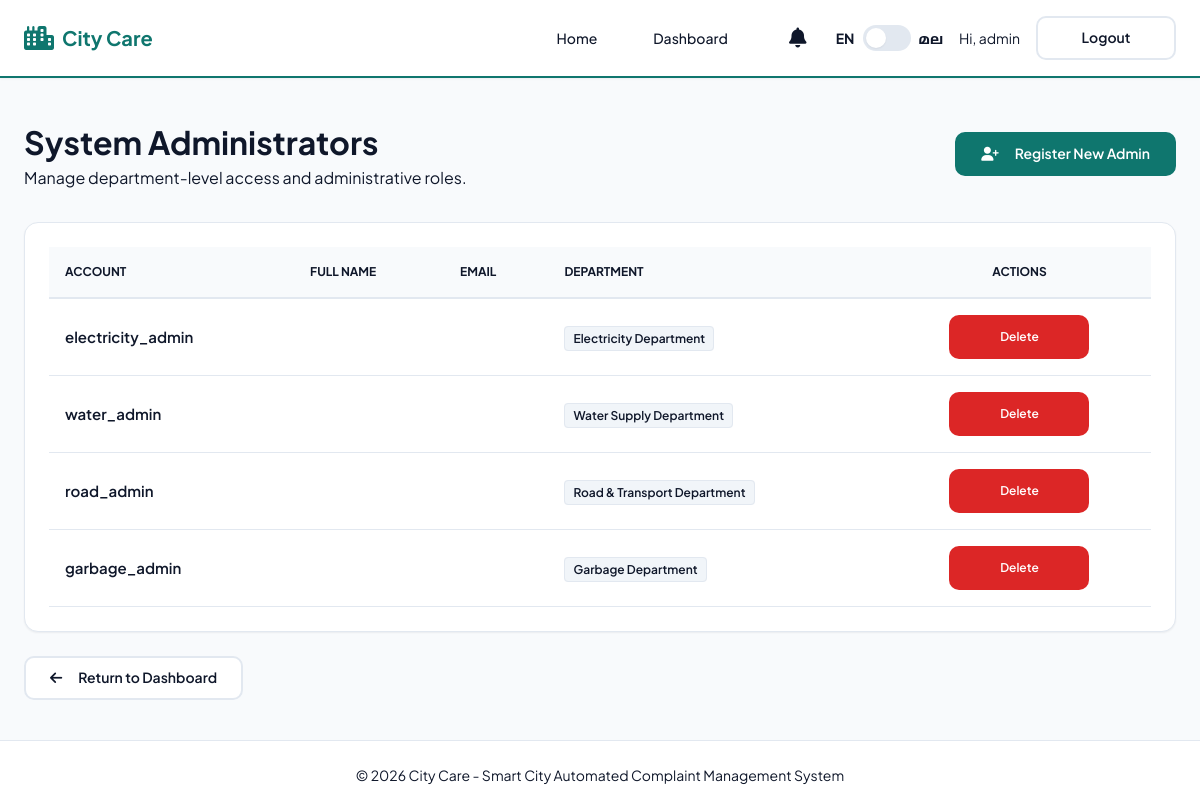
The page /dashboard/admins/ (signed in) on the database as committed earlier.
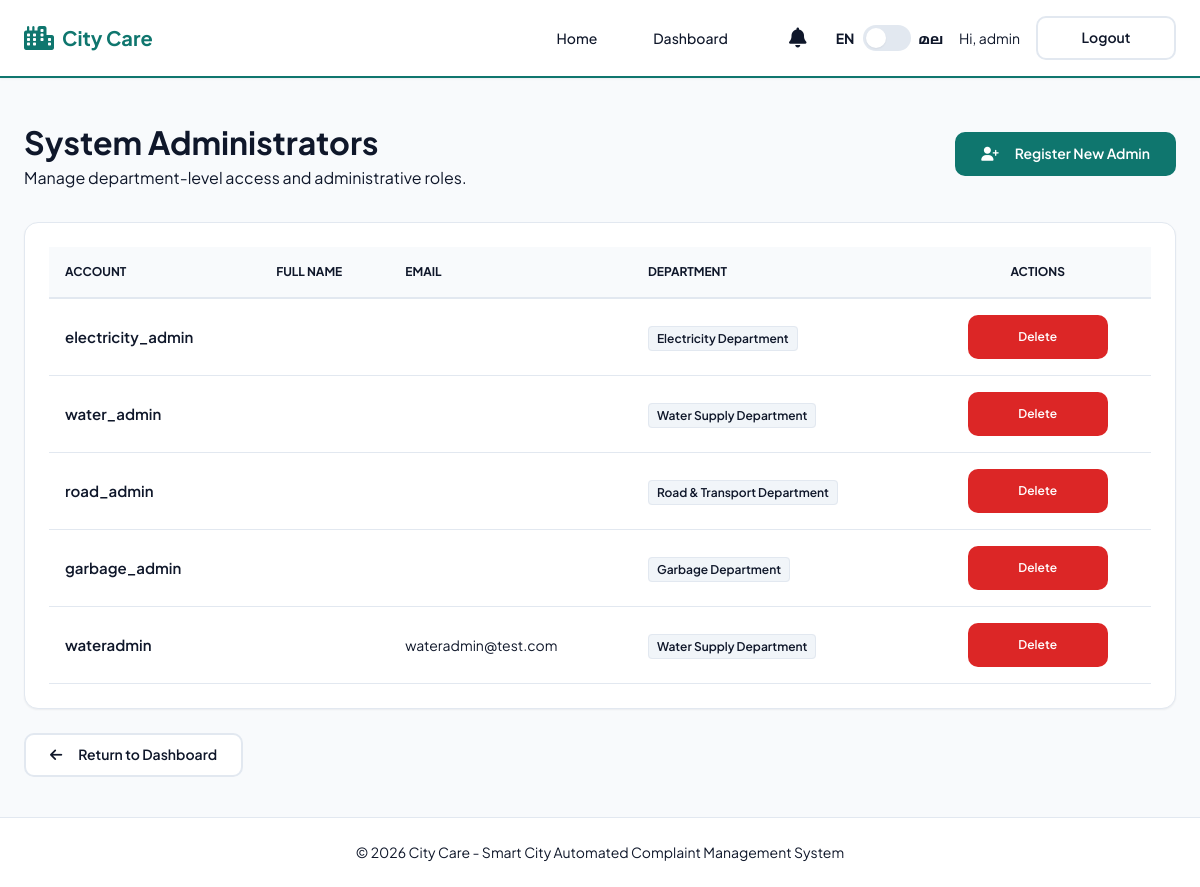
The same page on the database as committed later.
### accounts/models.py (models this page shows, shortened)
class User(AbstractUser):
    is_citizen = models.BooleanField(default=False)
    is_department_admin = models.BooleanField(default=False)
    phone_number = models.CharField(max_length=15, blank=True, null=True)
    department = models.ForeignKey('complaints.Department', on_delete=models.SET_NULL, null=True, blank=True)

### complaints/models.py (models this page shows, shortened)
class Department(models.Model):
    name = models.CharField(_("name"), max_length=100, unique=True)
    description = models.TextField(_("description"), blank=True)
    authority_name = models.CharField(_("authority name"), max_length=150, blank=True, null=True)
    authority_phone = models.CharField(_("authority phone"), max_length=15, blank=True, null=True)
    authority_email = models.EmailField(_("authority email"), blank=True, null=True)
    authority_designation = models.CharField(_("authority designation"), max_length=150, blank=True, null=True)
    higher_authority_name = models.CharField(_("higher authority name"), max_length=150, blank=True, null=True)
    higher_authority_phone = models.CharField(_("higher authority phone"), max_length=15, blank=True, null=True)
    higher_authority_email = models.EmailField(_("higher authority email"), blank=True, null=True)
    higher_authority_designation = models.CharField(_("higher authority designation"), max_length=150, blank=True, null=True)
    higher_authority_contact = models.TextField(_("higher authority contact"), help_text=_("Contact info for higher authority if complaint is overdue"), blank=True, null=True)

### dashboard/views.py (the view)
# urls.py: path('admins/', views.manage_admins, name='manage_admins'),
@superadmin_required
def manage_admins(request):
    admins = User.objects.filter(is_department_admin=True)
    return render(request, 'dashboard/manage_admins.html', {'admins': admins})

### complaints/context_processors.py (called while the page is built)
def notifications(request):
    if request.user.is_authenticated:
        unread_count = request.user.notifications.filter(is_read=False).count()
        recent_notifications = request.user.notifications.all()[:5]
        return {
            'unread_notifications_count': unread_count,
            'recent_notifications': recent_notifications,
            'is_staff_user': hasattr(request.user, 'departmentstaff')
        }
    return {}

### templates/dashboard/manage_admins.html (shortened to what this page needs)
{% extends 'base.html' %}
{% block content %}
<div class="flex-between mb-5">
    <div>
        <h1 style="font-size: 2rem; font-weight: 700;">System Administrators</h1>
        <p style="color: var(--text-muted);">Manage department-level access and administrative roles.</p>
    </div>
    <a href="{% url 'add_admin' %}" class="btn btn-primary">
        <i class="fa-solid fa-user-plus" style="margin-right: 0.5rem;"></i> Register New Admin
    </a>
</div>
<div class="card">
    <div style="overflow-x: auto;">
        <table style="width: 100%; border-collapse: collapse;">
            <thead style="background: #f8fafc; border-bottom: 2px solid var(--border-color);">
                <tr>
                    <th style="padding: 1rem; text-align: left; font-size: 0.75rem; font-weight: 700; text-transform: uppercase;">Account</th>
                    <th style="padding: 1rem; text-align: left; font-size: 0.75rem; font-weight: 700; text-transform: uppercase;">Full Name</th>
                    <th style="padding: 1rem; text-align: left; font-size: 0.75rem; font-weight: 700; text-transform: uppercase;">Email</th>
                    <th style="padding: 1rem; text-align: left; font-size: 0.75rem; font-weight: 700; text-transform: uppercase;">Department</th>
                    <th style="padding: 1rem; text-align: center; font-size: 0.75rem; font-weight: 700; text-transform: uppercase;">Actions</th>
                </tr>
            </thead>
            <tbody>
                {% for admin in admins %}
                <tr style="border-bottom: 1px solid var(--border-color);">
                    <td style="padding: 1rem; font-weight: 600; font-size: 0.9375rem;">{{ admin.username }}</td>
                    <td style="padding: 1rem; font-size: 0.9375rem;">{{ admin.first_name }} {{ admin.last_name }}</td>
                    <td style="padding: 1rem; font-size: 0.875rem; color: var(--text-muted);">{{ admin.email }}</td>
                    <td style="padding: 1rem;">
                        <span style="background: #f1f5f9; border: 1px solid var(--border-color); padding: 0.25rem 0.5rem; border-radius: 4px; font-size: 0.75rem; font-weight: 600;">
                            {{ admin.department.name|default:"Super Account" }}
                        </span>
                    </td>
                    <td style="padding: 1rem; text-align: center;">
                        <form method="post" action="{% url 'delete_user' admin.id %}" onsubmit="return confirm('Are you sure you want to delete admin account {{ admin.username }}?');">
                            <button type="submit" class="btn btn-sm" style="background: var(--danger-color); color: white; padding: 0.2rem 0.6rem; font-size: 0.75rem;">
                                Delete
                            </button>
                        </form>
                    </td>
                </tr>
                {% empty %}
                <tr>
                    <td colspan="4" style="padding: 3rem; text-align: center; color: var(--text-muted);">No administrators have been registered yet.</td>
                </tr>
                {% endfor %}
            </tbody>
        </table>
    </div>
</div>
<div style="margin-top: var(--space-4);">
    <a href="{% url 'admin_dashboard' %}" class="btn btn-secondary">
        <i class="fa-solid fa-arrow-left" style="margin-right: 0.5rem;"></i> Return to Dashboard
    </a>
</div>
{% endblock %}

Rows that differ between the two databases and show on the page:
added User: username "wateradmin", email "wateradmin@test.com", department.name "Water Supply Department"
